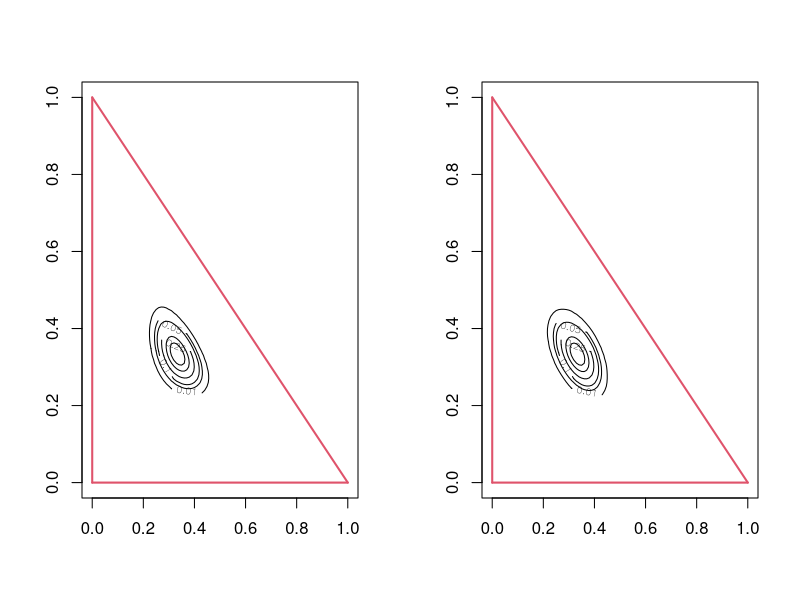
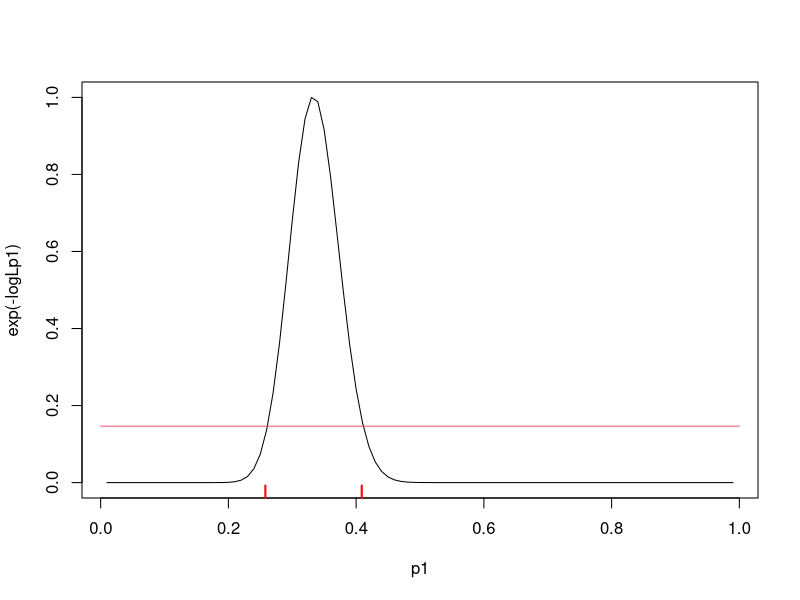

Source code (R) for these figures, in order:
##################################################
## Example: Multinomial
rm(list=ls())
y <- c(5, 5, 5)
y <-y*10

nll <- function(theta, y){
    p <- c(theta, 1 - sum(theta))
    - sum(y * log(p))
}

theta <- c(0.1, 0.1)
nll(theta, y)


?nlminb
opt <- nlminb(c(0.25, 0.25), nll, y = y, 
              lower = c(0, 0), upper = c(1, 1))
opt
y[1:2] / sum(y)

## Plotting
p1 <- seq(0,1, by = 0.01)
p2 <- seq(0,1, by = 0.01)
logL <- matrix(ncol = length(p2), nrow = length(p1))
for(i in 1:length(p1)){
    for(j in 1:length(p2)){
        logL[i, j] <- -nll(c(p1[i], p2[j]), y)
    }
}

warnings()

par(mfrow=c(1,2))
xlim <- c(0,1); ylim <- xlim
## xlim <- c(0.2,0.5); ylim <- xlim

contour(exp(logL + opt$objective),
        levels=c(0.01,0.05,0.1,0.25,0.5,0.75),xlim=xlim,ylim=ylim)
lines(c(0,1),c(1,0),col=2,lwd=2)
lines(c(0,0),c(1,0),col=2,lwd=2)
lines(c(0,1),c(0,0),col=2,lwd=2)

##################################################
## quadratic app.
##################################################
library(numDeriv)
?hessian
I <- hessian(nll, opt$par, y = y)
I

## Compare numerical results with theoretical result
n <- sum(y)
n^2*(1 / y[1] + 1/y[3])
n^2 / y[3]

## Plotting
logLapp <- matrix(ncol = length(p2), nrow = length(p1))
for(i in 1:length(p1)){
    for(j in 1:length(p2)){
        theta <- c(p1[i], p2[j])
        logLapp[i,j] <- -0.5 * as.numeric(
           (theta - opt$par) %*% I %*% (theta - opt$par))
    }
}

contour(exp(logLapp), levels = c(0.01,0.05,0.1,0.25,0.5,0.75),
        xlim = xlim, ylim = ylim)
lines(c(0, 1), c(1, 0), col = 2, lwd = 2)
lines(c(0, 0), c(1, 0), col = 2, lwd = 2)
lines(c(0, 1), c(0, 0), col = 2, lwd = 2)


#################################################################
## Profile likelihood
#################################################################
lp.p1 <- function(p1, y){
    fun.tmp <- function(p2, p1, y){
        nll(c(p1,p2), y = y)
    }
    optimise(fun.tmp,c(0,1 - p1), p1 = p1, y = y)$objective
}

lp.p1(0.1, y)
p1 <- seq(0.01, 0.99, by = 0.01)
logLp1 <- sapply(p1, lp.p1, y = y) ## note sapply!
logLp1 <- logLp1 - min(logLp1) ## normalization

par(mfrow = c(1,1))
plot(p1, exp(-logLp1), type = "l")
lines(c(0,1), exp(-qchisq(0.95,df=1)/2) * c(1,1), col = 2)


##################################################
## Curvature of profile likelihood (side note p. 63)
I
hessian(lp.p1,opt$par[1],y=y)
1/solve(I)[1,1]

##################################################
## Compare Profile likelihood and Wald CI
rug(opt$par[1] + c(-1, 1) * qnorm(0.975) * sqrt(solve(I)[1,1]),
    lwd=2,col="red")


##################################################
# End.......
##################################################
